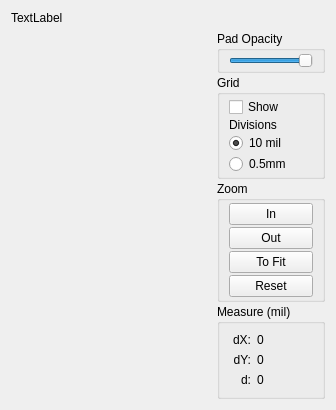
      <widget class="QWidget" name="tabViewer">
       <attribute name="title">
        <string>Viewer</string>
       </attribute>
       <layout class="QGridLayout" name="gridLayout_10">
        <item row="0" column="0" colspan="2">
         <widget class="QLabel" name="lblFootprintName">
          <property name="text">
           <string>TextLabel</string>
          </property>
         </widget>
        </item>
        <item row="1" column="0">
         <widget class="ModView" name="modView" native="true">
          <property name="sizePolicy">
           <sizepolicy hsizetype="Expanding" vsizetype="Expanding">
            <horstretch>0</horstretch>
            <verstretch>0</verstretch>
           </sizepolicy>
          </property>
          <property name="minimumSize">
           <size>
            <width>200</width>
            <height>200</height>
           </size>
          </property>
         </widget>
        </item>
        <item row="1" column="1">
         <layout class="QVBoxLayout" name="verticalLayout_23">
          <property name="spacing">
           <number>2</number>
          </property>
          <item>
           <widget class="QGroupBox" name="groupBox_6">
            <property name="minimumSize">
             <size>
              <width>0</width>
              <height>40</height>
             </size>
            </property>
            <property name="title">
             <string>Pad Opacity</string>
            </property>
            <layout class="QGridLayout" name="gridLayout_13">
             <property name="topMargin">
              <number>2</number>
             </property>
             <property name="bottomMargin">
              <number>2</number>
             </property>
             <property name="verticalSpacing">
              <number>2</number>
             </property>
             <item row="0" column="0">
              <widget class="QSlider" name="horizontalSlider_2">
               <property name="sizePolicy">
                <sizepolicy hsizetype="Minimum" vsizetype="Fixed">
                 <horstretch>0</horstretch>
                 <verstretch>0</verstretch>
                </sizepolicy>
               </property>
               <property name="maximum">
                <number>100</number>
               </property>
               <property name="value">
                <number>100</number>
               </property>
               <property name="orientation">
                <enum>Qt::Horizontal</enum>
               </property>
              </widget>
             </item>
            </layout>
           </widget>
          </item>
          <item>
           <widget class="QGroupBox" name="groupBox_7">
            <property name="sizePolicy">
             <sizepolicy hsizetype="Minimum" vsizetype="Preferred">
              <horstretch>0</horstretch>
              <verstretch>0</verstretch>
             </sizepolicy>
            </property>
            <property name="title">
             <string>Grid</string>
            </property>
            <layout class="QGridLayout" name="gridLayout_14">
             <property name="leftMargin">
              <number>9</number>
             </property>
             <property name="topMargin">
              <number>2</number>
             </property>
             <property name="rightMargin">
              <number>9</number>
             </property>
             <property name="bottomMargin">
              <number>2</number>
             </property>
             <property name="verticalSpacing">
              <number>1</number>
             </property>
             <item row="0" column="0">
              <widget class="QCheckBox" name="checkBox_2">
               <property name="text">
                <string>Show</string>
               </property>
              </widget>
             </item>
             <item row="1" column="0">
              <widget class="QLabel" name="label_23">
               <property name="sizePolicy">
                <sizepolicy hsizetype="Minimum" vsizetype="Preferred">
                 <horstretch>0</horstretch>
                 <verstretch>0</verstretch>
                </sizepolicy>
               </property>
               <property name="text">
                <string>Divisions</string>
               </property>
              </widget>
             </item>
             <item row="2" column="0" colspan="2">
              <widget class="QRadioButton" name="rdoGrid10Mil">
               <property name="text">
                <string>10 mil</string>
               </property>
               <property name="checked">
                <bool>true</bool>
               </property>
              </widget>
             </item>
             <item row="3" column="0" colspan="2">
              <widget class="QRadioButton" name="radioButton_3">
               <property name="text">
                <string>0.5mm</string>
               </property>
              </widget>
             </item>
            </layout>
           </widget>
          </item>
          <item>
           <widget class="QGroupBox" name="groupBox_8">
            <property name="sizePolicy">
             <sizepolicy hsizetype="Minimum" vsizetype="Preferred">
              <horstretch>0</horstretch>
              <verstretch>0</verstretch>
             </sizepolicy>
            </property>
            <property name="title">
             <string>Zoom</string>
            </property>
            <layout class="QVBoxLayout" name="verticalLayout_24">
             <property name="spacing">
              <number>2</number>
             </property>
             <property name="topMargin">
              <number>2</number>
             </property>
             <property name="bottomMargin">
              <number>2</number>
             </property>
             <item>
              <widget class="QPushButton" name="pushButton_5">
               <property name="text">
                <string>In</string>
               </property>
              </widget>
             </item>
             <item>
              <widget class="QPushButton" name="pushButton_6">
               <property name="text">
                <string>Out</string>
               </property>
              </widget>
             </item>
             <item>
              <widget class="QPushButton" name="pushButton_7">
               <property name="text">
                <string>To Fit</string>
               </property>
              </widget>
             </item>
             <item>
              <widget class="QPushButton" name="pushButton_8">
               <property name="text">
                <string>Reset</string>
               </property>
              </widget>
             </item>
            </layout>
           </widget>
          </item>
          <item>
           <widget class="QGroupBox" name="gbMeasure">
            <property name="sizePolicy">
             <sizepolicy hsizetype="Preferred" vsizetype="Minimum">
              <horstretch>0</horstretch>
              <verstretch>0</verstretch>
             </sizepolicy>
            </property>
            <property name="minimumSize">
             <size>
              <width>0</width>
              <height>80</height>
             </size>
            </property>
            <property name="title">
             <string>Measure (mil)</string>
            </property>
            <layout class="QFormLayout" name="formLayout_2">
             <item row="0" column="0">
              <widget class="QLabel" name="label_27">
               <property name="minimumSize">
                <size>
                 <width>22</width>
                 <height>0</height>
                </size>
               </property>
               <property name="text">
                <string>dX:</string>
               </property>
               <property name="alignment">
                <set>Qt::AlignRight|Qt::AlignTrailing|Qt::AlignVCenter</set>
               </property>
              </widget>
             </item>
             <item row="0" column="1">
              <widget class="QLabel" name="lblDx">
               <property name="text">
                <string>0</string>
               </property>
              </widget>
             </item>
             <item row="1" column="0">
              <widget class="QLabel" name="label_28">
               <property name="minimumSize">
                <size>
                 <width>22</width>
                 <height>0</height>
                </size>
               </property>
               <property name="text">
                <string>dY:</string>
               </property>
               <property name="alignment">
                <set>Qt::AlignRight|Qt::AlignTrailing|Qt::AlignVCenter</set>
               </property>
              </widget>
             </item>
             <item row="1" column="1">
              <widget class="QLabel" name="lblDy">
               <property name="text">
                <string>0</string>
               </property>
              </widget>
             </item>
             <item row="2" column="0">
              <widget class="QLabel" name="label_29">
               <property name="minimumSize">
                <size>
                 <width>22</width>
                 <height>0</height>
                </size>
               </property>
               <property name="text">
                <string>d:</string>
               </property>
               <property name="alignment">
                <set>Qt::AlignRight|Qt::AlignTrailing|Qt::AlignVCenter</set>
               </property>
              </widget>
             </item>
             <item row="2" column="1">
              <widget class="QLabel" name="lblD">
               <property name="text">
                <string>0</string>
               </property>
              </widget>
             </item>
            </layout>
           </widget>
          </item>
         </layout>
        </item>
       </layout>
      </widget>
